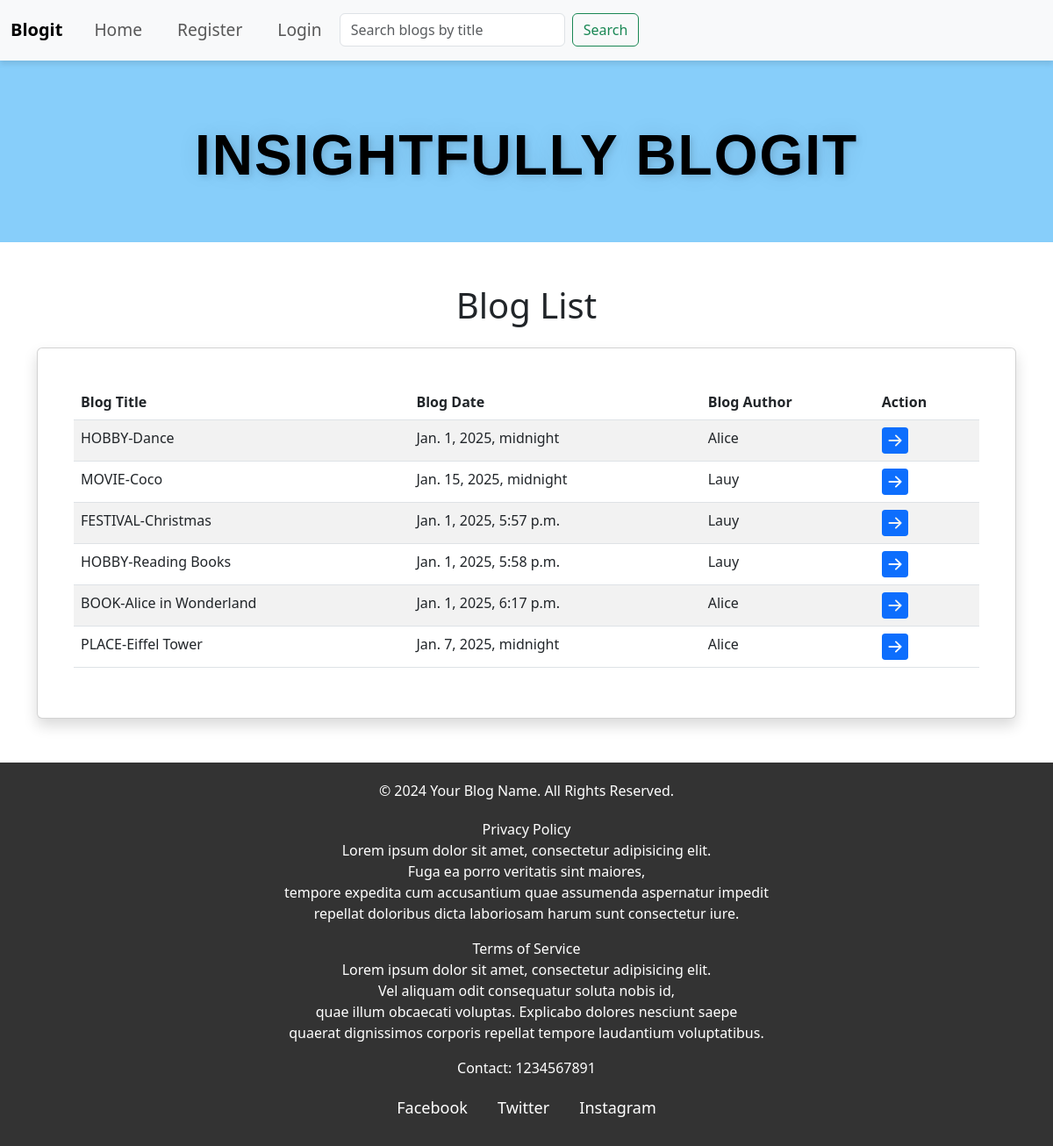
Page /viewbloglist/ on the earlier database version.
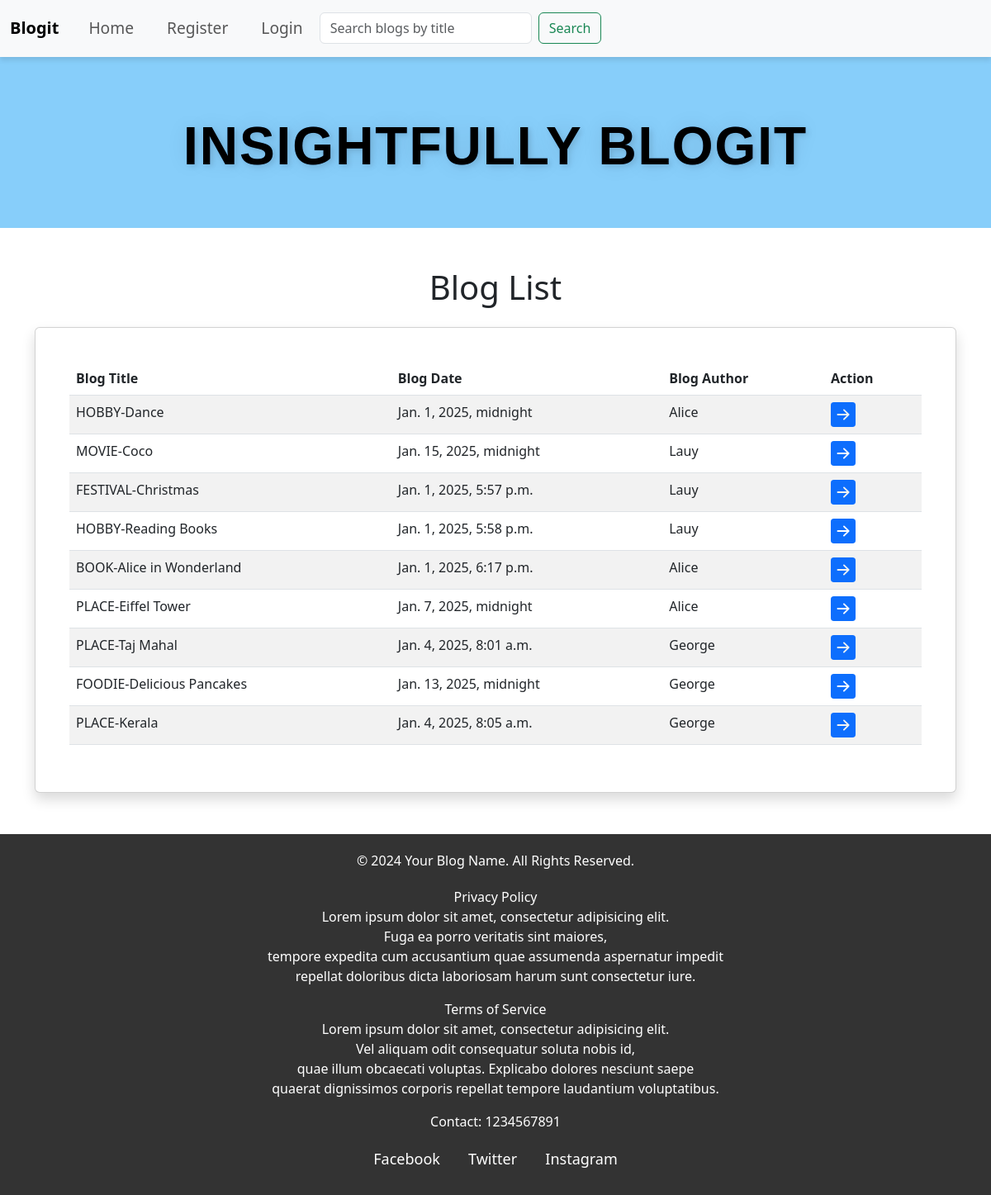
Same page on the later database version.
### blogit/models.py (models this page shows)
class BlogDetailss(models.Model):
    uid=models.CharField(max_length=10)
    blog_title = models.CharField(max_length=100)
    blog_date = models.DateTimeField(auto_now_add=True)
    blog_author = models.CharField(max_length=100)
    blog_content = models.TextField()

### blogit/views.py (the view)
# urls.py: path('viewbloglist/', views.viewbloglist, name='viewbloglist'),
def viewbloglist(request):
    uid = request.session.get('uid')
    if uid:
        try:
            user = UserDetails.objects.get(id=uid)
            blog_author = user.username
            data = BlogDetailss.objects.filter(blog_author=blog_author)
        except UserDetails.DoesNotExist:
            data = BlogDetailss.objects.none()
    else:
        data = BlogDetailss.objects.all()
    return render(request, 'bloglist.html', {'result': data})

### templates/bloglist.html (shortened to what this page needs)
{% load static %}
{% include 'header.html' %}
<!DOCTYPE html>
<html lang="en">
<head>
    <link href="https://cdn.jsdelivr.net/npm/bootstrap@5.3.0/dist/css/bootstrap.min.css" rel="stylesheet">
    <link rel="stylesheet" href="{% static 'css/style.css' %}">
</head>
<body>
    <div class="container mt-5" style="margin: auto;margin-bottom: 50px;">
        <h1 class="text-center mb-4">Blog List</h1>
        <div class="card shadow">
            <div class="card-body" style="margin: 25px;">
                <table class="table table-striped">
                    <thead>
                        <tr>
                            <th>Blog Title</th>
                            <th>Blog Date</th>
                            <th>Blog Author</th>
                            <th>Action</th>
                        </tr>
                    </thead>
                    <tbody>
                        {% for i in result %}
                        <tr>
                            <td>{{ i.blog_title }}</td>
                            <td>{{ i.blog_date }}</td>
                            <td>{{ i.blog_author }}</td>
                            <td><a href="{% url 'detailedview' id=i.id %}">
                            </a></td>
                        </tr>
                        {% empty %}
                        <tr>
                            <td colspan="4" class="text-center">No blogs available.</td>
                        </tr>
                        {% endfor %}
                    </tbody>
                </table>
            </div>
        </div>
    </div>
</body>
</html>
{% include 'footer.html' %}

Differences in the rows shown:
added BlogDetailss: blog_title "PLACE-Taj Mahal", blog_date "Jan. 4, 2025, 8:01 a.m.", blog_author "George"
added BlogDetailss: blog_title "FOODIE-Delicious Pancakes", blog_date "Jan. 13, 2025, midnight", blog_author "George"
added BlogDetailss: blog_title "PLACE-Kerala", blog_date "Jan. 4, 2025, 8:05 a.m.", blog_author "George"
